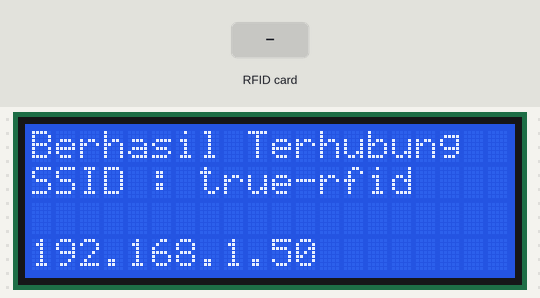
This sketch was run on a simulated ESP32. On the bench: 20×4 character LCD. Inputs (shaded band) come from the test bench. WiFi joins after 1.5 s; servers stay silent unless stated; uploads are accepted with an empty reply; what the sketch prints to the serial monitor is not drawn.

Above: at 4.8 s.
At 8.0 s:
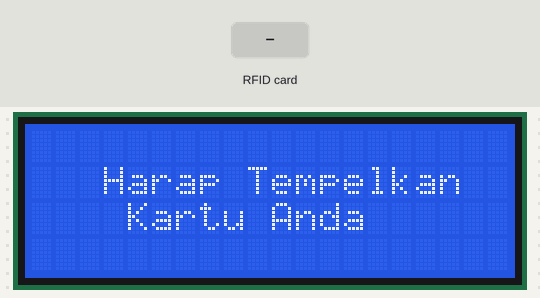
8.1 s: RFID card 5E 7A 19 C4 held to the reader
At 9.7 s:
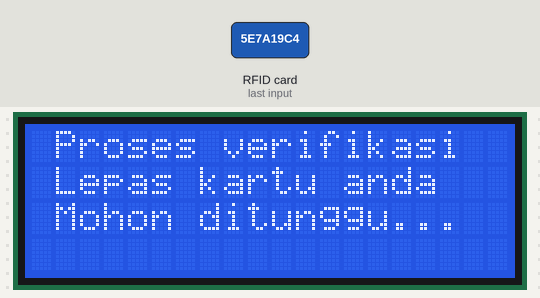
At 11.3 s:
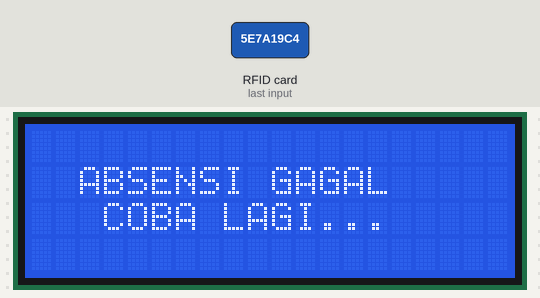
Timing chart, 0 to 12.8 s (numbered marks = the images above; inputs shaded):
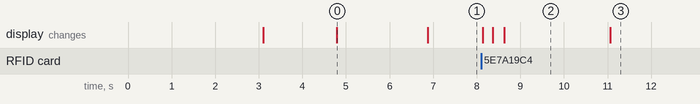

The sketch:

RFID_NodeMCU.ino
```cpp
#include <LiquidCrystal_I2C.h>
#include <WiFi.h>
#include <HTTPClient.h>
#include <WebServer.h>
#include <WifiClient.h>
#include <SPI.h>
#include <MFRC522.h>  //RFID library

#define SS_PIN 5  //RX slave select
#define RST_PIN 27
const char *nim;
int blockNum = 2;
MFRC522 mfrc522(SS_PIN, RST_PIN);
byte bufferLen = 18;
byte readBlockData[18];
MFRC522::StatusCode status;
MFRC522::MIFARE_Key key;
const char *ssid = "true-rfid";
const char *password = "tester9090";
const char *host = "180.ip.ply.gg";
byte blockData[16] = "";
String getData, Link1, Link2,Link3;
String CardID = "";
String NIM = "";
String payload1, payload2,payload3;
int httpCode;

LiquidCrystal_I2C lcd(0x27,20,4);
void setup() {
  lcd.init();
  lcd.clear();
  lcd.backlight();

  lcd.setCursor(0,0);
  lcd.print("Sistem Absensi RFID");
  lcd.setCursor(2,1);
  lcd.print("LAB INFORMATIKA");
  lcd.setCursor(7,2);
  lcd.print("UMM");
  delay(3000);
  lcd.clear();

  Serial.begin(115200);
  WiFi.mode(WIFI_OFF);
  delay(100);
  WiFi.mode(WIFI_STA);

  WiFi.begin(ssid, password);

  while (WiFi.status() != WL_CONNECTED) {
    //col//baris
  lcd.setCursor(0,0);
  lcd.print("Menghubungkan Wifi");
  lcd.setCursor(0,1);
  lcd.print("SSID : ");
  lcd.setCursor(7,1);
  lcd.print(ssid);
  lcd.setCursor(1,2);
  lcd.print("Harap Tunggu.....");
  }
  lcd.clear();
  lcd.setCursor(0,0);
  lcd.print("Berhasil Terhubung");
  lcd.setCursor(0,1);
  lcd.print("SSID : ");
  lcd.setCursor(7,1);
  lcd.print(ssid);
  lcd.setCursor(0,3);
  lcd.print(WiFi.localIP());
  SPI.begin();
  mfrc522.PCD_Init();
  delay(2000);
  lcd.clear();
}

void loop() {

  if (WiFi.status() != WL_CONNECTED) {
    WiFi.disconnect();
    WiFi.mode(WIFI_STA);
    Serial.print("Reconnecting to ");
    Serial.println(ssid);
    WiFi.begin(ssid, password);

    while (WiFi.status() != WL_CONNECTED) {
      delay(500);
      Serial.print(".");
    }

    Serial.println("");
    Serial.println("Connected");
    Serial.print("IP address: ");
    Serial.println(WiFi.localIP());
  }

  for (byte i = 0; i < 6; i++) {
    key.keyByte[i] = 0xFF;
  }
  lcd.setCursor(3,1);
  lcd.print("Harap Tempelkan ");
  lcd.setCursor(4,2);
  lcd.print("Kartu Anda");

  if (!mfrc522.PICC_IsNewCardPresent()) return;
  if (!mfrc522.PICC_ReadCardSerial()) return;
  for (byte i = 0; i < mfrc522.uid.size; i++) {
    CardID += mfrc522.uid.uidByte[i];
  }
  lcd.clear();
  HTTPClient http;
  WiFiClient client;
  const int httpPort = 34226;

  if (!client.connect(host, httpPort)) {
    Serial.println("Connection Failed");
    return;
  }

  lcd.setCursor(2,1);
  lcd.print("HARAP TUNGGU...");
  lcd.setCursor(2,2);
  lcd.print("TETAP TEMPELKAN");

  Link1 = "http://180.ip.ply.gg:34226/adddata.php?nokartu=" + CardID;  //LocalHost
  http.begin(Link1);
  httpCode = http.GET();
  payload1 = http.getString();
  delay(10);

  if (payload1.length() == 15) {
    lcd.clear();
    Serial.println("Write Mode");
    Serial.println(httpCode);
    Serial.println(payload1);
    payload1.getBytes(blockData, 16);
    WriteDataToBlock(blockNum, blockData);
    lcd.setCursor(3,1);
    lcd.print("PROSES WRITE");
    lcd.setCursor(3,2);
    lcd.print("DATA BERHASIL");
    Serial.println("Berhasil Write Data");
    delay(100);
    ReadDataFromBlock(blockNum, readBlockData);
    for (int j = 0; j < 15; j++) {
      NIM += (char)readBlockData[j];  //convert byte[] to string
    }
    Link1 = "http://180.ip.ply.gg:34226/adddata.php?nokartu=" + NIM;  //LocalHost
    http.begin(Link1);
    httpCode = http.GET();
    payload1 = http.getString();
    Serial.println();
    Serial.println(payload1);
    delay(2000);
    lcd.clear();

  } else {
    lcd.clear();
    Serial.println("Read Mode");
    ReadDataFromBlock(blockNum, readBlockData);
    for (int j = 0; j < 15; j++) {
      NIM += (char)readBlockData[j];  //convert byte[] to string
    }
    lcd.setCursor(1,0);
    lcd.print("Proses verifikasi");
    lcd.setCursor(1,1);
    lcd.print("Lepas kartu anda");
    lcd.setCursor(1,2);
    lcd.print("Mohon ditunggu...");

    HTTPClient http2;
    Link2 = "http://180.ip.ply.gg:34226/terimakartu.php?nokartu=" + NIM ;  //LocalHost
    http2.begin(Link2);
    httpCode = http2.GET();
    payload2 = http2.getString();
    Serial.println(httpCode);
    Serial.println(payload2);
    Serial.println(NIM);

    Link2 = "http://180.ip.ply.gg:34226/notif.php";  //LocalHost
    http2.begin(Link2);
    httpCode = http2.GET();
    payload2 = http2.getString();
    Serial.println(httpCode);
    Serial.println(payload2);
    delay(2000);

    lcd.clear();
    if(payload2.equals("1")){
      lcd.setCursor(4,1);
      lcd.print("KARTU TIDAK");
      lcd.setCursor(5,2);
      lcd.print("TERDAFTAR");
    } else if(payload2.equals("2")){
      lcd.setCursor(2,1);
      lcd.print("TIDAK ADA JADWAL");
      lcd.setCursor(6,2);
      lcd.print("HARI INI");
    } else if(payload2.equals("3")){
      lcd.setCursor(2,1);
      lcd.print("TIDAK ADA KELAS");
      lcd.setCursor(1,2);
      lcd.print("PADA JAM SEKARANG");
    } else if(payload2.equals("4")){
      lcd.setCursor(1,1);
      lcd.print("SUDAH PERNAH ABSEN");
      lcd.setCursor(4,2);
      lcd.print("SEBELUMNYA");
    } else if(payload2.equals("5")){
      lcd.setCursor(2,1);
      lcd.print("ABSENSI BERHASIL");
      lcd.setCursor(5,2);
      lcd.print("DILAKUKAN");
    } else if(payload2.equals("6")){
      lcd.setCursor(3,0);
      lcd.print("Absensi Lebih");
      lcd.setCursor(3,1);
      lcd.print("Awal Berhasil");
      lcd.setCursor(5,2);
      lcd.print("Dilakukan");
    } else if(payload2.equals("7")){
      lcd.setCursor(1,0);
      lcd.print("Absensi Lebih");
      lcd.setCursor(1,1);
      lcd.print("Awal Hanya Bisa");
      lcd.setCursor(1,2);
      lcd.print("Dilakukan 30 Menit");
      lcd.setCursor(1,3);
      lcd.print("Sebelum Praktikum");
    } else {
      lcd.setCursor(2,1);
      lcd.print("ABSENSI GAGAL");
      lcd.setCursor(3,2);
      lcd.print("COBA LAGI...");
    }
    delay(5000);
    lcd.clear();
  }
  CardID = "";
  NIM = "";
  http.end();
  delay(2000);
  memset(readBlockData, 0, sizeof(readBlockData[0]) * bufferLen);
  mfrc522.PICC_HaltA();
  mfrc522.PCD_StopCrypto1();
}
void WriteDataToBlock(int blockNum, byte blockData[]) {
  status = mfrc522.PCD_Authenticate(MFRC522::PICC_CMD_MF_AUTH_KEY_A, blockNum, &key, &(mfrc522.uid));
  if (status != MFRC522::STATUS_OK) {
    Serial.print("Authentication failed for Write: ");
    Serial.println(mfrc522.GetStatusCodeName(status));
    return;
  } else {
    Serial.println("Authentication success");
  }

  /* Write data to the block */
  status = mfrc522.MIFARE_Write(blockNum, blockData, 16);
  if (status != MFRC522::STATUS_OK) {
    Serial.print("Writing to Block failed: ");
    Serial.println(mfrc522.GetStatusCodeName(status));
    return;
  } else {
    Serial.println("Data was written into Block successfully");
  }
}
void ReadDataFromBlock(int blockNum, byte readBlockData[]) {
  status = mfrc522.PCD_Authenticate(MFRC522::PICC_CMD_MF_AUTH_KEY_A, blockNum, &key, &(mfrc522.uid));
  if (status != MFRC522::STATUS_OK) {
    Serial.print("Authentication failed for Read: ");
    Serial.println(mfrc522.GetStatusCodeName(status));
    return;
  } else {
    Serial.println("Authentication success");
  }
  status = mfrc522.MIFARE_Read(blockNum, readBlockData, &bufferLen);
  if (status != MFRC522::STATUS_OK) {
    Serial.print("Reading failed: ");
    Serial.println(mfrc522.GetStatusCodeName(status));
    return;
  } else {
    Serial.println("Block was read successfully");
  }
}
```

Measured:
- after the input at 8.1 s, the display: first changes at once (image 2 shows a later state)
- what the display in image 0 shows lasts 2.1 s, from 4.8 s to 6.9 s
- what the display in image 2 shows lasts 2.5 s, from 8.6 s to 11.1 s
